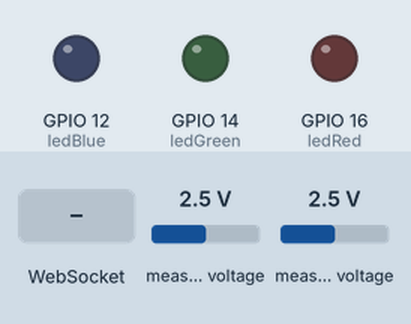
A program run on a simulated ESP32. Shown: output pins drawn as LEDs (lit = HIGH). The inputs (shaded band) are chosen by the test bench; at power-on: measured voltage 2.5 V. WiFi joins after 1.5 s; servers stay silent unless stated; what the program prints to the serial monitor is not drawn.

Above: at 2.7 s.
2.8 s: WebSocket text "1" received
At 4.2 s:
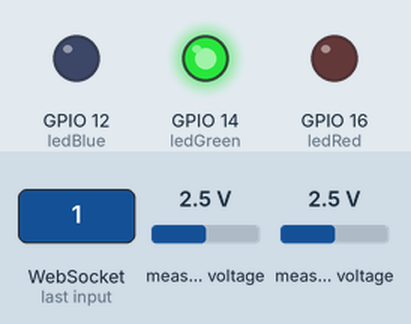
Timing chart, 0 to 5.8 s (numbered marks = the images above; inputs shaded):
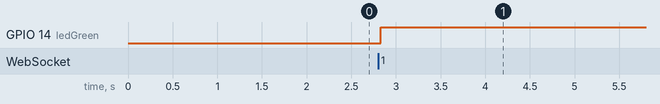

Measured:
- after the input at 2.8 s, GPIO 14 (ledGreen): LOW → HIGH at once

The program:

main.cpp
```cpp
// Kod dla mikrokontrolera opartego na ESP8266 (NodeMCU) z podłączony czujnikiem temperatury i ciśnienia

#include <Arduino.h>
#include <ESP8266WiFi.h>
#include <ESP8266WiFiMulti.h>
#include <WiFiClientSecure.h>
#include <WebSocketsClient.h>
#include <ArduinoJson.h>
#include <ADS1X15.h>

//#define SDA 0
//#define SCL 2

static void SendDataToDas();
static void webSocketEvent(WStype_t type, uint8_t * payload, size_t length);

ESP8266WiFiMulti wiFiMulti;
WebSocketsClient webSocket;
ADS1115 ADS(0x48);

//-----------------------------------------------------------
// Data Acquisition Server credentials
IPAddress serverIP(192, 168, 1, 101);
#define portNumber 11000
//-----------------------------------------------------------
// Device parameters definition
int deviceId = 2;
String deviceName = "Board_No2";
String deviceIpAddress;
String deviceStatus = "Ok";
int deviceUpdateInterval = 1000; //miliseconds
int deviceBatteryLevel = 101;
//-----------------------------------------------------------
// Sensors arrays definition
int sensorId[4] = {1,2,3,4};
String sensorName[4] = {};
String sensorStatus[4] = {};
String sensorType[4] = {};
float sensorValue[4] = {};
String sensorUnit[4] = {};
//-----------------------------------------------------------
const int capacity = 6*JSON_OBJECT_SIZE(1) + 6*JSON_ARRAY_SIZE(4) + 6*4*JSON_OBJECT_SIZE(1);  //6 objects + 6 tables with 4 element + 6*4 1-element objects in arrays
StaticJsonDocument<capacity> doc;
//DynamicJsonDocument doc(capacity);
//-----------------------------------------------------------
const int ledRed = 16;
const int ledGreen = 14;
const int ledBlue = 12;

void setup(){
  Serial.begin(9600);
  Serial.setDebugOutput(true);

  Serial.println(F("\nI2C PINS"));
  Serial.print(F("\tSDA = ")); Serial.println(SDA);
  Serial.print(F("\tSCL = ")); Serial.println(SCL);


  //Serial.print("ADS1X15_LIB_VERSION: ");
  //Serial.println(ADS1X15_LIB_VERSION);
  ADS.begin();
  Serial.println(ADS.isConnected());
  Wire.setClock(100000);
  //Gain | Max input voltage
  //0 	  ±6.144V 	default
  //1 	  ±4.096V
  //2 	  ±2.048V
  //4 	  ±1.024V
  //8 	  ±0.512V
  //16 	  ±0.256V
  ADS.setGain(1);  // 6.144 V
  ADS.setDataRate(7);  // 7 - najszybszy  860 próbek/s
  //-----------------------------------------------------------
  // Initialize the output variables as outputs
  pinMode(ledRed, OUTPUT);
  pinMode(ledGreen, OUTPUT);
  pinMode(ledBlue, OUTPUT);
  // Set outputs to LOW
  digitalWrite(ledRed, LOW);
  digitalWrite(ledGreen, LOW);
  digitalWrite(ledBlue, LOW);
  //-----------------------------------------------------------
  // WiFi network credentials
  wiFiMulti.addAP("TestNetwork", "TestNetwork");

  // WiFi.disconnect();
  while(wiFiMulti.run() != WL_CONNECTED) {
    digitalWrite(ledRed, HIGH);
		delay(200);
    digitalWrite(ledRed, LOW);
    Serial.print(".");
	}
  Serial.flush();

  Serial.println(WiFi.SSID());
  Serial.println(WiFi.localIP());
  deviceIpAddress = WiFi.localIP().toString();
  //-----------------------------------------------------------
  // Ustawienia WebSocket
	webSocket.begin(serverIP, portNumber, "/");
	webSocket.onEvent(webSocketEvent);
	// Podstawowa autoryzacja HTTP, niewymagane
	webSocket.setAuthorization("user", "Password");
	webSocket.setReconnectInterval(5000);
  //-----------------------------------------------------------
  sensorName[0] = "Czujnik temperatury";
  sensorStatus[0] = "1";
  sensorType[0] = "Temperatura";
  sensorValue[0] = 0;
  sensorUnit[0] = "oC";

  sensorName[1] = "Czujnik ciśnienia";
  sensorStatus[1] = "1";
  sensorType[1] = "Ciśnienie";
  sensorValue[1] = 0;
  sensorUnit[1] = "bar";
}

void loop(){
  webSocket.loop();
  // Check time interval
  uint32_t currentMillis = millis();
  static uint32_t lastMillis;
  const uint32_t interval = deviceUpdateInterval;

  ADS.setMode(0);
  float f = ADS.toVoltage(1);
  sensorValue[0] = ADS.readADC(0) * f / 0.011; // 0,011V/oC
  sensorValue[1] = ADS.readADC(1) * f / 0.0132; // 0,0132V/bar

  Serial.print("ADS 0: ");
  Serial.print(sensorValue[0]);
  Serial.print("    ");
  Serial.print("ADS 1: ");
  Serial.println(sensorValue[1]);

  // Sends the Json string to the DAS once every 'interval'
  if (currentMillis - lastMillis >= interval) {
      lastMillis += interval;
      SendDataToDas();
  }
}

void SendDataToDas() {
  // Add values to the document to serialize
  // Device info
  doc["deviceId"] = deviceId;
  doc["deviceName"] = deviceName;
  doc["deviceIpAddress"] = deviceIpAddress;
  doc["deviceStatus"] = deviceStatus;
  doc["deviceUpdateInterval"] = deviceUpdateInterval;
  doc["deviceBatteryLevel"] = deviceBatteryLevel;

  // Arrays for sensors
  JsonArray sensorId_Json = doc.createNestedArray("sensorId");
  JsonArray sensorName_Json = doc.createNestedArray("sensorName");
  JsonArray sensorStatus_Json = doc.createNestedArray("sensorStatus");
  JsonArray sensorType_Json = doc.createNestedArray("sensorType");
  JsonArray sensorValue_Json = doc.createNestedArray("sensorValue");
  JsonArray sensorUnit_Json = doc.createNestedArray("sensorUnit");

  // Loading each Json array with values from our arrays
  for (int id : sensorId){
    sensorId_Json.add(id);
  }
  for (String name : sensorName){
    sensorName_Json.add(name);
  }
  for (String status : sensorStatus){
    sensorStatus_Json.add(status);
  }
  for (String type : sensorType){
    sensorType_Json.add(type);
  }
  for (float value : sensorValue){
    sensorValue_Json.add(value);
  }
  for (String unit : sensorUnit){
    sensorUnit_Json.add(unit);
  }
  String data;
  serializeJson(doc, data);
  webSocket.sendTXT(data);

  doc.clear();
}

void webSocketEvent(WStype_t type, uint8_t * payload, size_t length) {
	switch(type) {
		case WStype_DISCONNECTED:
			Serial.printf("[WSc] Disconnected!\n");
      digitalWrite(ledGreen, LOW);
      digitalWrite(ledBlue, HIGH);
      delay(100);
      digitalWrite(ledBlue, LOW);

			break;
		case WStype_CONNECTED:
      digitalWrite(ledGreen, HIGH);
      Serial.printf("[WSc] Connected to url: %s:%s%s\n", serverIP.toString(), (String)portNumber, payload);
			break;
		case WStype_TEXT:
			Serial.printf("[WSc] get text: %s\n", payload);
			break;
		case WStype_BIN:
			Serial.printf("[WSc] get binary length: %u\n", length);
			break;
		case WStype_ERROR:
		case WStype_FRAGMENT_TEXT_START:
		case WStype_FRAGMENT_BIN_START:
		case WStype_FRAGMENT:
		case WStype_FRAGMENT_FIN:
			break;
	}
}
```
